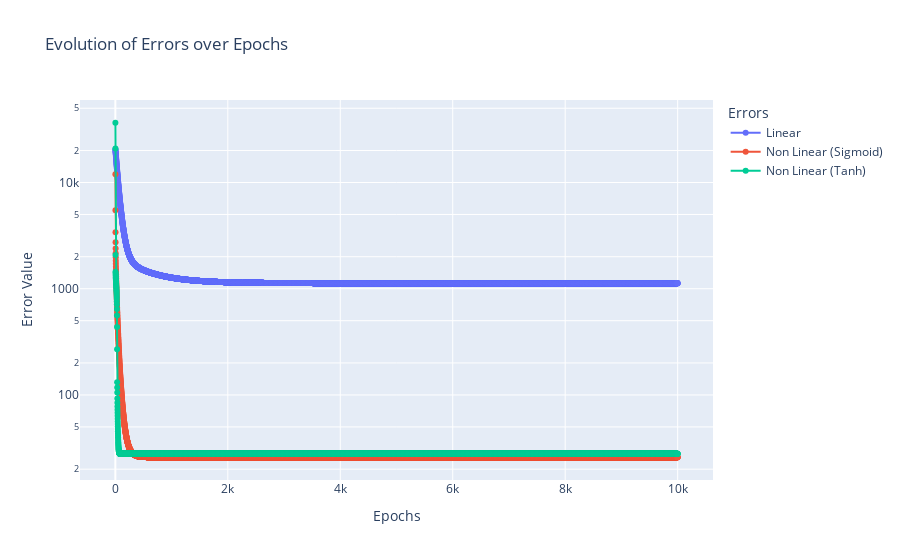

Write notebook code for a chart like this one.
### Code cell
import plotly.graph_objects as go
import pandas as pd

def read_csv_data(file_path):
    data = pd.read_csv(file_path)
    return data['period'].tolist(), data['error'].tolist()

epochs_1, errors_1 = read_csv_data('../output/ej2/output_linear.csv')
epochs_2, errors_2 = read_csv_data('../output/ej2/output_nonlinear_sigmoid.csv')
epochs_3, errors_3 = read_csv_data('../output/ej2/output_nonlinear_tanh.csv')

fig = go.Figure()

fig.add_trace(go.Scatter(x=epochs_1, y=errors_1, mode='lines+markers', name='Linear'))
fig.add_trace(go.Scatter(x=epochs_2, y=errors_2, mode='lines+markers', name='Non Linear (Sigmoid)'))
fig.add_trace(go.Scatter(x=epochs_3, y=errors_3, mode='lines+markers', name='Non Linear (Tanh)'))

fig.update_layout(
    title='Evolution of Errors over Epochs',
    xaxis_title='Epochs',
    yaxis_title='Error Value',
    legend_title='Errors',
    yaxis=dict(type='log'),  
    template='plotly',
)


fig.show()

### Figure 1 — Plotly figure (JSON) as saved in the notebook; plotly's stock layout.template omitted (floating-point values rounded to 4 significant figures; data arrays with more than 128 entries replaced by an {"elided": "..."} marker saying what was removed)
{"data": [{"mode": "lines+markers", "name": "Linear", "x": {"elided": "9999 int values"}, "y": {"elided": "9999 float values"}, "type": "scatter"}, {"mode": "lines+markers", "name": "Non Linear (Sigmoid)", "x": {"elided": "9999 int values"}, "y": {"elided": "9999 float values"}, "type": "scatter"}, {"mode": "lines+markers", "name": "Non Linear (Tanh)", "x": {"elided": "9999 int values"}, "y": {"elided": "9999 float values"}, "type": "scatter"}], "layout": {"yaxis": {"title": {"text": "Error Value"}, "type": "log"}, "title": {"text": "Evolution of Errors over Epochs"}, "xaxis": {"title": {"text": "Epochs"}}, "legend": {"title": {"text": "Errors"}}}}
